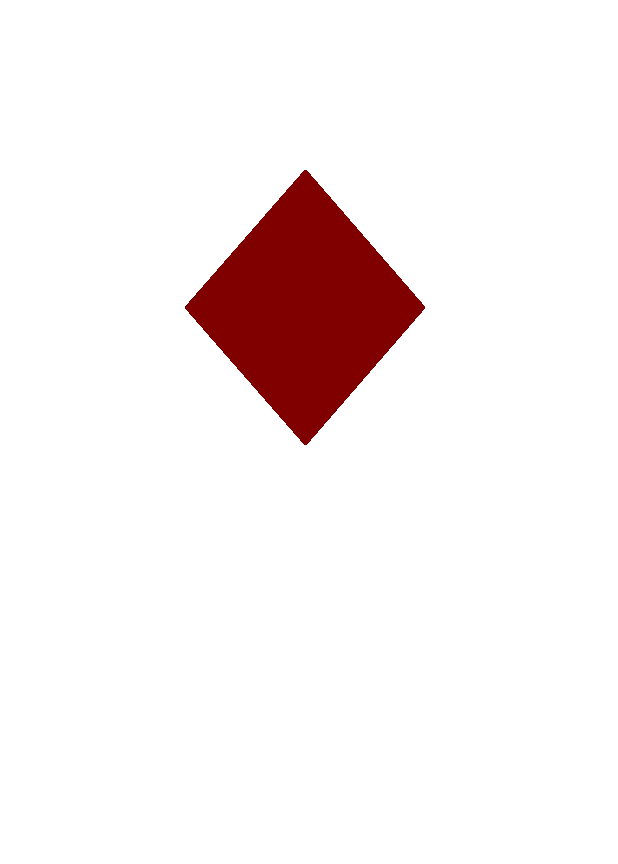
#> input picture image/1.bmp, 618 x 864 px
$ python -i process.py   (imports and definitions only)   (older library calls are emulated)
#> lines starting #> are read from the running program, lines starting #| are printed output that depends on the picture; after the words box and inside, x2 and y2 are one past the last pixel; in counts of white or black regions, pixels touching at a corner belong together
#> further down, picture is the input picture: shape (864, 618, 3); mean B, G, R 239, 239, 247
import sys
import os
from functools import partial

import cv2
import numpy as np

class ImageProcessor:
    #大作业第一部分
    @staticmethod
    def invert(img: np.ndarray):
        return 255 - img

    # [36 lines left out: functions add, translate, rotate, not called in this run]

    @staticmethod
    def mirror(img: np.ndarray, axis):
        return cv2.flip(img, axis)

    #大作业第二部分
    # [41 lines left out: functions fft2, ifft2, not called in this run]

    @staticmethod
    def conjugate_dft_inverse(img):
        if img.ndim == 3:
            gray = cv2.cvtColor(img, cv2.COLOR_BGR2GRAY)
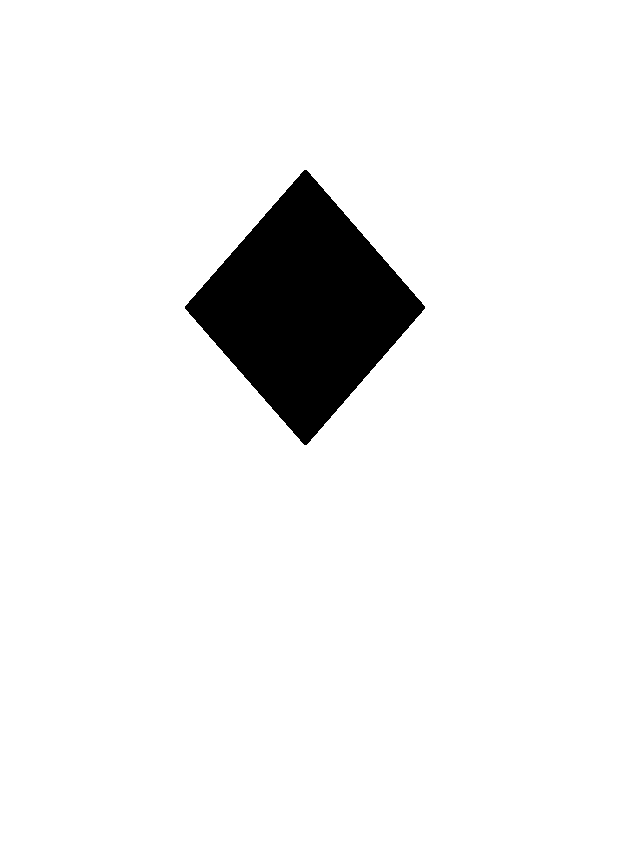
#> gray: shape (864, 618); values 38 (black) and 255 (white), 93.7% white; 1 black region, box (x1, y1, x2, y2) and area: (185, 170, 425, 445) 33552
        else:
            gray = img.copy()

        gray = gray.astype(np.float32)
        rows, cols = gray.shape
#> rows = 864; cols = 618

        centering = np.fromfunction(lambda x, y: (-1)**(x + y), (rows, cols))
        centered = gray * centering
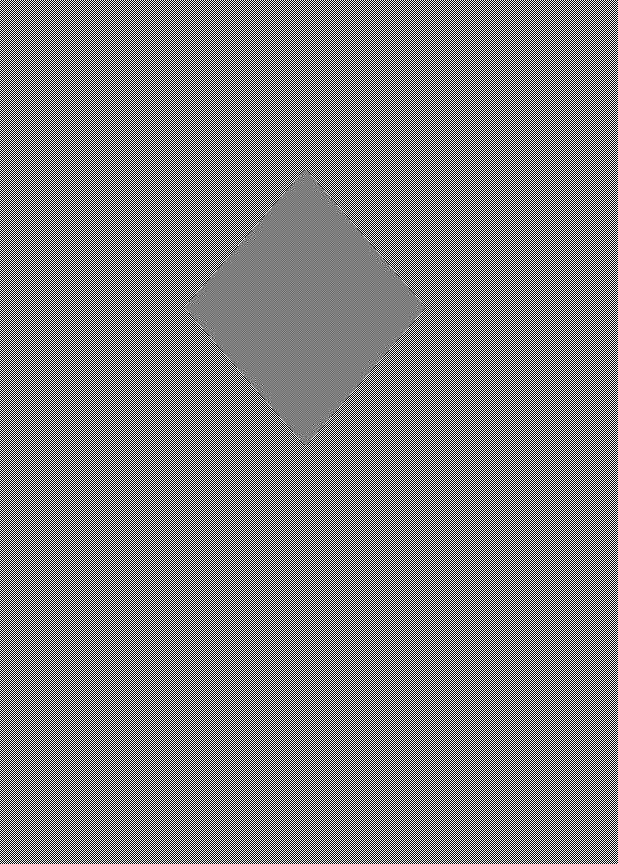
#> centered: shape (864, 618) float64; min -255, max 255, mean 0; drawn with min black and max white
        f = np.fft.fft2(centered)
        f_conj = np.conj(f)
        img_back = np.fft.ifft2(f_conj)
        result = np.real(img_back) * centering
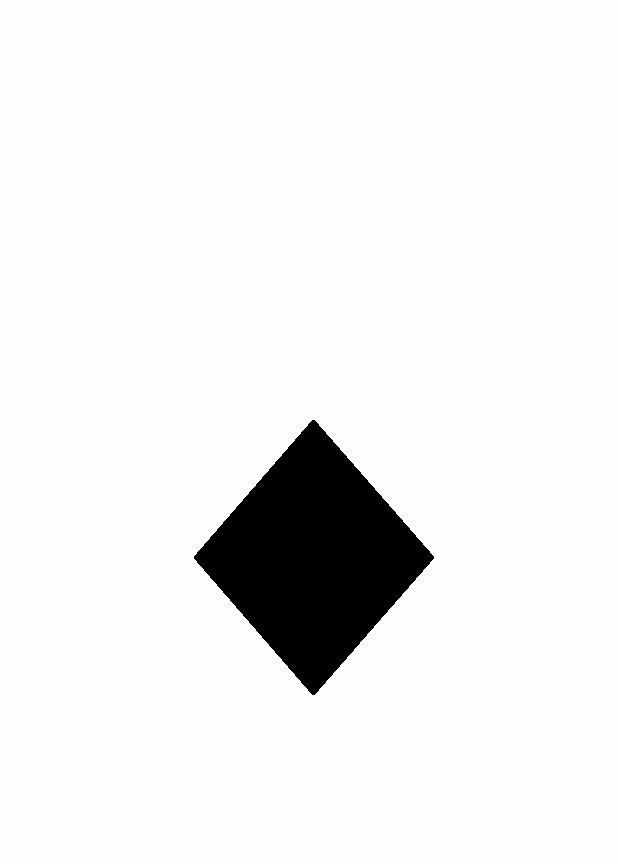
#> result: shape (864, 618) float64; min 38, max 255, mean 241.4; drawn with min black and max white
        result = cv2.normalize(result, None, 0, 255, cv2.NORM_MINMAX)
        return result.astype(np.uint8)

    #大作业第三部分
    # [224 lines left out: functions hist_eq, homomorphic, exp_transform, laplace_sharpen, edge_roberts, edge_prewitt and 10 more, not called in this run]

>>> import cv2
>>> picture = cv2.imread('image/1.bmp')
>>> result = ImageProcessor().conjugate_dft_inverse(picture)

$ run again, on image/2.bmp
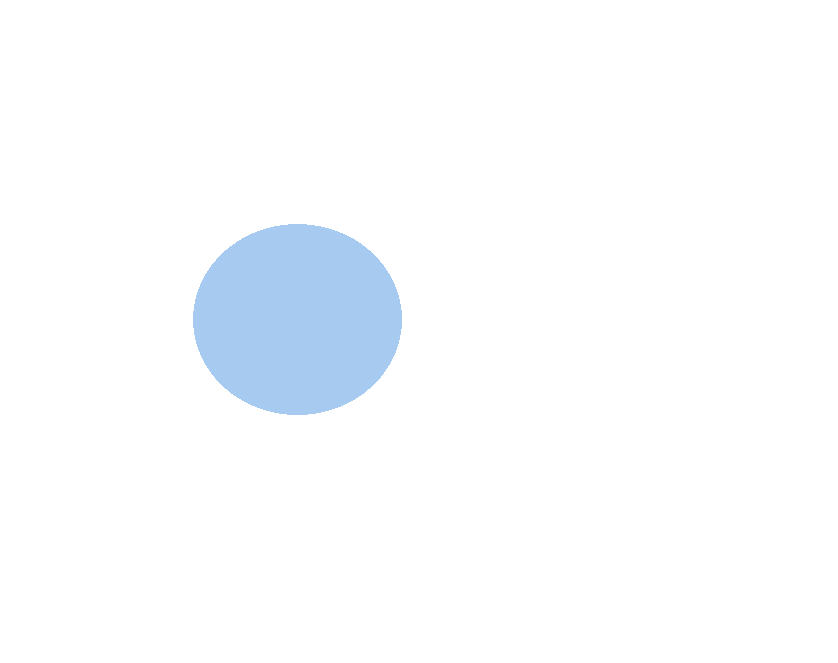
#> input picture image/2.bmp, 838 x 663 px
#> picture is the input picture: shape (663, 838, 3); mean B, G, R 254.2, 252, 250
#> in conjugate_dft_inverse, `gray = cv2.cvtColor(img, cv2.COLOR_BGR2GRAY)`:
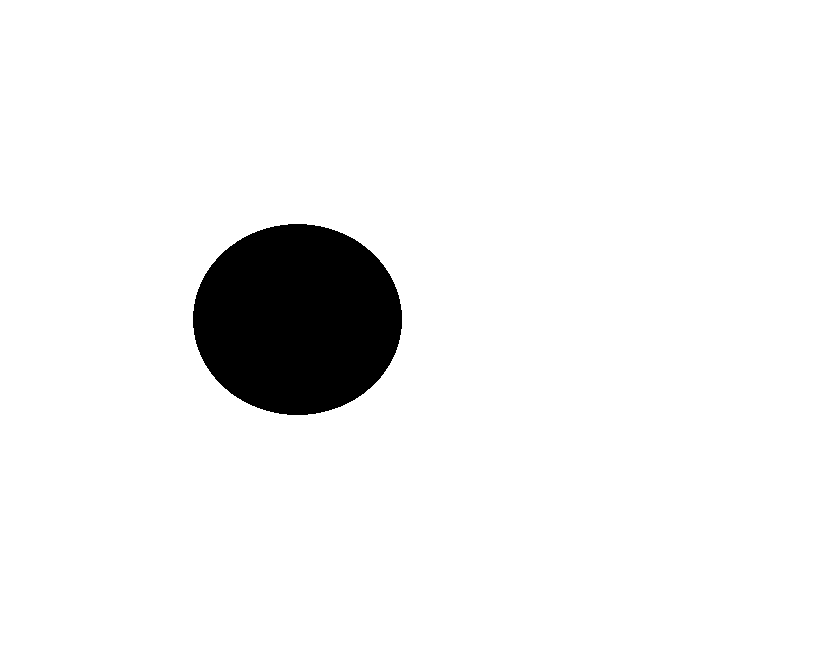
#> gray: shape (663, 838); values 196 (black) and 255 (white), 94.4% white; 1 black region, box (x1, y1, x2, y2) and area: (193, 224, 402, 415) 31322
#> in conjugate_dft_inverse, `result = np.real(img_back) * centering`:
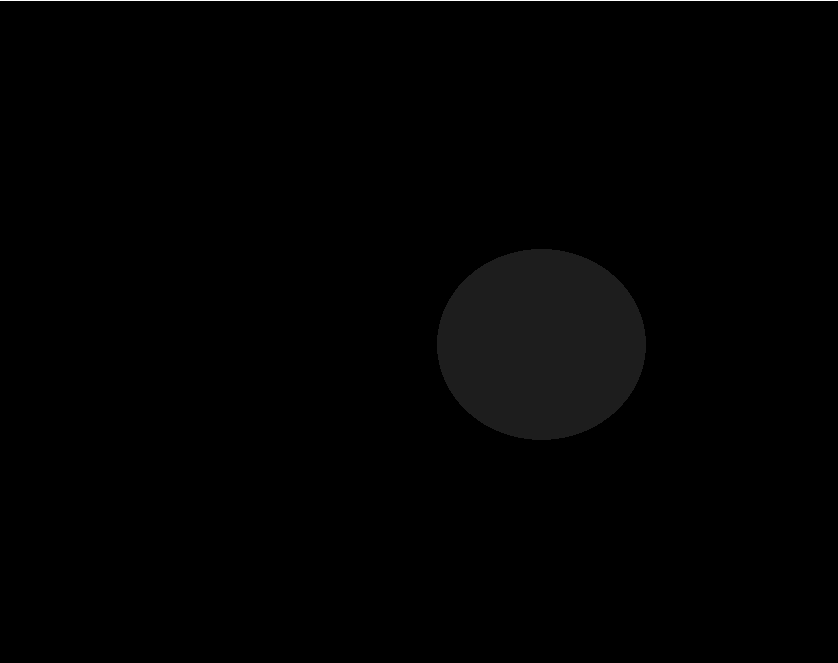
#> result: shape (663, 838) float64; min -255, max 255, mean -250.9; drawn with min black and max white
